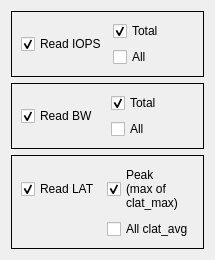
          <widget class="QWidget" name="tab">
           <attribute name="title">
            <string>Read</string>
           </attribute>
           <layout class="QGridLayout" name="gridLayout_11">
            <item row="0" column="0">
             <widget class="QFrame" name="frame_4">
              <property name="sizePolicy">
               <sizepolicy hsizetype="Expanding" vsizetype="Expanding">
                <horstretch>0</horstretch>
                <verstretch>0</verstretch>
               </sizepolicy>
              </property>
              <property name="minimumSize">
               <size>
                <width>0</width>
                <height>0</height>
               </size>
              </property>
              <property name="font">
               <font>
                <pointsize>9</pointsize>
               </font>
              </property>
              <property name="frameShape">
               <enum>QFrame::Box</enum>
              </property>
              <property name="frameShadow">
               <enum>QFrame::Plain</enum>
              </property>
              <layout class="QGridLayout" name="gridLayout_12">
               <item row="0" column="0" rowspan="2">
                <widget class="QCheckBox" name="read_iops_checkbox">
                 <property name="sizePolicy">
                  <sizepolicy hsizetype="Expanding" vsizetype="Expanding">
                   <horstretch>0</horstretch>
                   <verstretch>0</verstretch>
                  </sizepolicy>
                 </property>
                 <property name="minimumSize">
                  <size>
                   <width>0</width>
                   <height>0</height>
                  </size>
                 </property>
                 <property name="font">
                  <font>
                   <pointsize>9</pointsize>
                  </font>
                 </property>
                 <property name="styleSheet">
                  <string notr="true"/>
                 </property>
                 <property name="text">
                  <string>Read IOPS</string>
                 </property>
                 <property name="shortcut">
                  <string notr="true"/>
                 </property>
                 <property name="checked">
                  <bool>true</bool>
                 </property>
                 <property name="autoExclusive">
                  <bool>false</bool>
                 </property>
                 <property name="tristate">
                  <bool>false</bool>
                 </property>
                </widget>
               </item>
               <item row="0" column="1">
                <widget class="QCheckBox" name="read_iops_total_checkbox">
                 <property name="sizePolicy">
                  <sizepolicy hsizetype="Expanding" vsizetype="Expanding">
                   <horstretch>0</horstretch>
                   <verstretch>0</verstretch>
                  </sizepolicy>
                 </property>
                 <property name="minimumSize">
                  <size>
                   <width>0</width>
                   <height>0</height>
                  </size>
                 </property>
                 <property name="font">
                  <font>
                   <pointsize>9</pointsize>
                  </font>
                 </property>
                 <property name="styleSheet">
                  <string notr="true"/>
                 </property>
                 <property name="text">
                  <string>Total</string>
                 </property>
                 <property name="shortcut">
                  <string notr="true"/>
                 </property>
                 <property name="checked">
                  <bool>true</bool>
                 </property>
                </widget>
               </item>
               <item row="1" column="1">
                <widget class="QCheckBox" name="read_iops_threads_checkbox">
                 <property name="sizePolicy">
                  <sizepolicy hsizetype="Expanding" vsizetype="Expanding">
                   <horstretch>0</horstretch>
                   <verstretch>0</verstretch>
                  </sizepolicy>
                 </property>
                 <property name="minimumSize">
                  <size>
                   <width>0</width>
                   <height>0</height>
                  </size>
                 </property>
                 <property name="font">
                  <font>
                   <pointsize>9</pointsize>
                  </font>
                 </property>
                 <property name="styleSheet">
                  <string notr="true"/>
                 </property>
                 <property name="text">
                  <string>All</string>
                 </property>
                 <property name="shortcut">
                  <string notr="true"/>
                 </property>
                 <property name="checked">
                  <bool>false</bool>
                 </property>
                </widget>
               </item>
              </layout>
             </widget>
            </item>
            <item row="1" column="0">
             <widget class="QFrame" name="frame_5">
              <property name="sizePolicy">
               <sizepolicy hsizetype="Expanding" vsizetype="Expanding">
                <horstretch>0</horstretch>
                <verstretch>0</verstretch>
               </sizepolicy>
              </property>
              <property name="minimumSize">
               <size>
                <width>0</width>
                <height>0</height>
               </size>
              </property>
              <property name="font">
               <font>
                <pointsize>9</pointsize>
               </font>
              </property>
              <property name="frameShape">
               <enum>QFrame::Box</enum>
              </property>
              <property name="frameShadow">
               <enum>QFrame::Plain</enum>
              </property>
              <layout class="QGridLayout" name="gridLayout_13">
               <item row="0" column="0" rowspan="2">
                <widget class="QCheckBox" name="read_bw_checkbox">
                 <property name="sizePolicy">
                  <sizepolicy hsizetype="Expanding" vsizetype="Expanding">
                   <horstretch>0</horstretch>
                   <verstretch>0</verstretch>
                  </sizepolicy>
                 </property>
                 <property name="minimumSize">
                  <size>
                   <width>0</width>
                   <height>0</height>
                  </size>
                 </property>
                 <property name="font">
                  <font>
                   <pointsize>9</pointsize>
                  </font>
                 </property>
                 <property name="styleSheet">
                  <string notr="true"/>
                 </property>
                 <property name="text">
                  <string>Read BW</string>
                 </property>
                 <property name="shortcut">
                  <string notr="true"/>
                 </property>
                 <property name="checked">
                  <bool>true</bool>
                 </property>
                </widget>
               </item>
               <item row="0" column="1">
                <widget class="QCheckBox" name="read_bw_total_checkbox">
                 <property name="sizePolicy">
                  <sizepolicy hsizetype="Expanding" vsizetype="Expanding">
                   <horstretch>0</horstretch>
                   <verstretch>0</verstretch>
                  </sizepolicy>
                 </property>
                 <property name="minimumSize">
                  <size>
                   <width>0</width>
                   <height>0</height>
                  </size>
                 </property>
                 <property name="font">
                  <font>
                   <pointsize>9</pointsize>
                  </font>
                 </property>
                 <property name="styleSheet">
                  <string notr="true"/>
                 </property>
                 <property name="text">
                  <string>Total</string>
                 </property>
                 <property name="shortcut">
                  <string notr="true"/>
                 </property>
                 <property name="checked">
                  <bool>true</bool>
                 </property>
                </widget>
               </item>
               <item row="1" column="1">
                <widget class="QCheckBox" name="read_bw_threads_checkbox">
                 <property name="sizePolicy">
                  <sizepolicy hsizetype="Expanding" vsizetype="Expanding">
                   <horstretch>0</horstretch>
                   <verstretch>0</verstretch>
                  </sizepolicy>
                 </property>
                 <property name="minimumSize">
                  <size>
                   <width>0</width>
                   <height>0</height>
                  </size>
                 </property>
                 <property name="font">
                  <font>
                   <pointsize>9</pointsize>
                  </font>
                 </property>
                 <property name="styleSheet">
                  <string notr="true"/>
                 </property>
                 <property name="text">
                  <string>All</string>
                 </property>
                 <property name="shortcut">
                  <string notr="true"/>
                 </property>
                </widget>
               </item>
              </layout>
              <zorder>read_bw_checkbox</zorder>
              <zorder>read_bw_total_checkbox</zorder>
              <zorder>read_bw_threads_checkbox</zorder>
              <zorder>frame_9</zorder>
             </widget>
            </item>
            <item row="2" column="0">
             <widget class="QFrame" name="frame_9">
              <property name="sizePolicy">
               <sizepolicy hsizetype="Expanding" vsizetype="Expanding">
                <horstretch>0</horstretch>
                <verstretch>0</verstretch>
               </sizepolicy>
              </property>
              <property name="minimumSize">
               <size>
                <width>0</width>
                <height>0</height>
               </size>
              </property>
              <property name="font">
               <font>
                <pointsize>9</pointsize>
               </font>
              </property>
              <property name="frameShape">
               <enum>QFrame::Box</enum>
              </property>
              <property name="frameShadow">
               <enum>QFrame::Plain</enum>
              </property>
              <layout class="QGridLayout" name="gridLayout_14">
               <item row="0" column="0">
                <widget class="QCheckBox" name="read_lat_checkbox">
                 <property name="sizePolicy">
                  <sizepolicy hsizetype="Expanding" vsizetype="Expanding">
                   <horstretch>0</horstretch>
                   <verstretch>0</verstretch>
                  </sizepolicy>
                 </property>
                 <property name="minimumSize">
                  <size>
                   <width>0</width>
                   <height>0</height>
                  </size>
                 </property>
                 <property name="font">
                  <font>
                   <pointsize>9</pointsize>
                  </font>
                 </property>
                 <property name="styleSheet">
                  <string notr="true"/>
                 </property>
                 <property name="text">
                  <string>Read LAT</string>
                 </property>
                 <property name="shortcut">
                  <string notr="true"/>
                 </property>
                 <property name="checked">
                  <bool>true</bool>
                 </property>
                </widget>
               </item>
               <item row="0" column="1">
                <widget class="QCheckBox" name="read_lat_max_checkbox">
                 <property name="sizePolicy">
                  <sizepolicy hsizetype="Expanding" vsizetype="Expanding">
                   <horstretch>0</horstretch>
                   <verstretch>0</verstretch>
                  </sizepolicy>
                 </property>
                 <property name="minimumSize">
                  <size>
                   <width>0</width>
                   <height>0</height>
                  </size>
                 </property>
                 <property name="font">
                  <font>
                   <pointsize>9</pointsize>
                  </font>
                 </property>
                 <property name="styleSheet">
                  <string notr="true"/>
                 </property>
                 <property name="text">
                  <string>Peak
(max of
clat_max)</string>
                 </property>
                 <property name="shortcut">
                  <string notr="true"/>
                 </property>
                 <property name="checked">
                  <bool>true</bool>
                 </property>
                </widget>
               </item>
               <item row="1" column="1">
                <widget class="QCheckBox" name="read_lat_threads_checkbox">
                 <property name="sizePolicy">
                  <sizepolicy hsizetype="Expanding" vsizetype="Expanding">
                   <horstretch>0</horstretch>
                   <verstretch>0</verstretch>
                  </sizepolicy>
                 </property>
                 <property name="minimumSize">
                  <size>
                   <width>0</width>
                   <height>0</height>
                  </size>
                 </property>
                 <property name="font">
                  <font>
                   <pointsize>9</pointsize>
                  </font>
                 </property>
                 <property name="styleSheet">
                  <string notr="true"/>
                 </property>
                 <property name="text">
                  <string>All clat_avg</string>
                 </property>
                 <property name="shortcut">
                  <string notr="true"/>
                 </property>
                </widget>
               </item>
              </layout>
              <zorder>read_lat_threads_checkbox</zorder>
              <zorder>read_lat_max_checkbox</zorder>
              <zorder>read_lat_checkbox</zorder>
             </widget>
            </item>
           </layout>
          </widget>
